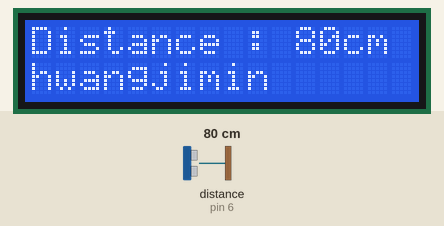
This sketch was run on a simulated Arduino Uno, built with avr-gcc and run on an emulated ATmega328P. Shown: 16×2 character LCD. Wiring (inferred from the names in the program): ultrasonic range finder: trigger pin 7; echo pin 6. The inputs (shaded band) are chosen by the test bench; at power-on: distance to the obstacle (sensor on pin 6) 80 cm. The echo pulse lasts 58.3 µs per cm.

Above: at 1.2 s.
1.3 s: distance to the obstacle (sensor on pin 6) set to 2 cm
At 3.9 s:
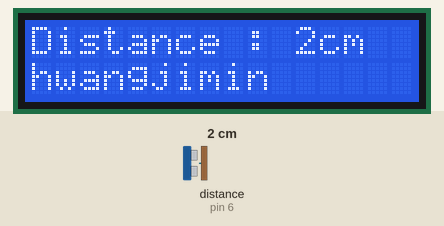
4.2 s: distance to the obstacle (sensor on pin 6) set to 4 cm
At 5.5 s:
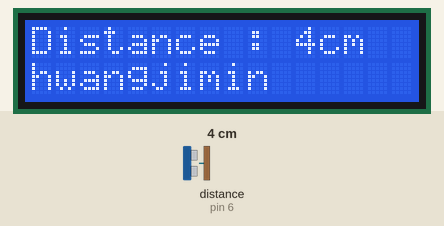
5.8 s: distance to the obstacle (sensor on pin 6) set to 9 cm
At 6.2 s:
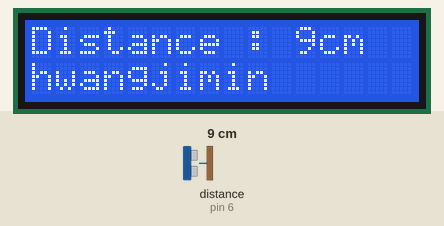
Timing chart, 0 to 8.8 s (numbered marks = the images above; inputs shaded):
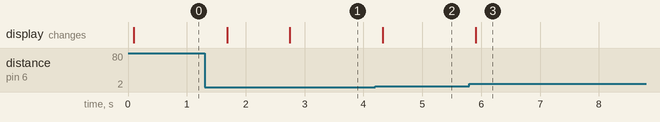

The sketch:

hw8.ino
```cpp
//2021112030 황지민
#include <Wire.h>
#include <LiquidCrystal_I2C.h>
LiquidCrystal_I2C lcd(0x27,16,2);
int d;
int triggerPin = 7;
int echoPin = 6;

void setup(){
  Serial.begin(9600);
  lcd.init();
  lcd.backlight();
  pinMode(triggerPin,OUTPUT);
  pinMode(echoPin,INPUT);

}

void loop(){

  digitalWrite(triggerPin,1);
  delayMicroseconds(10);
  digitalWrite(triggerPin,0);
  d=pulseIn(echoPin,1)/58;

  lcd.clear();
  lcd.setCursor(0,0);
  lcd.print("Distance : ");
  lcd.print(d);
  lcd.print("cm");
  lcd.setCursor(0,1);
  lcd.print("hwangjimin");
  delay(500);
}
```

Measured:
- after the input at 1.3 s, the display: first changes after 0.39 s (image 1 shows a later state)
- after the input at 4.2 s, the display: changes after 0.13 s (image 2)
- after the input at 5.8 s, the display: changes after 0.11 s (image 3)
